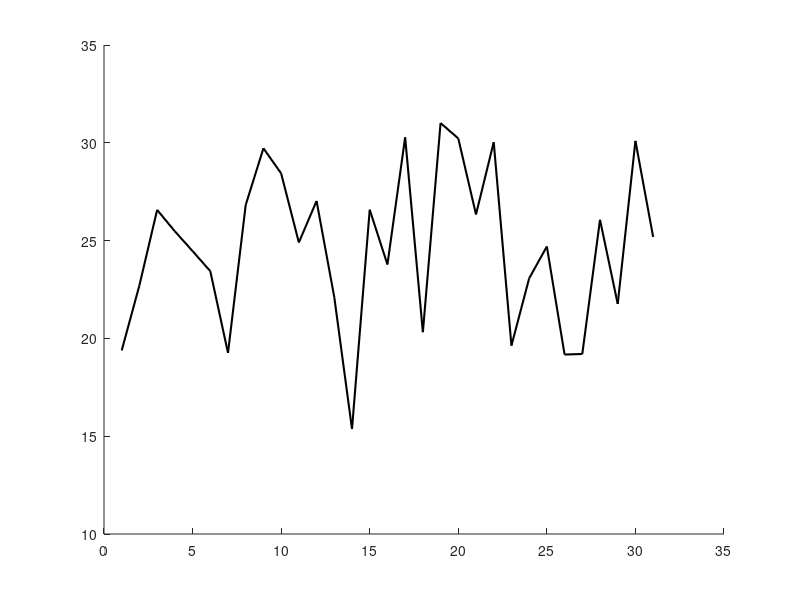

Here is the MATLAB script that generated this plot: (Note: this script raises an error after producing the figure.)
function temperatureAnomalies()
    days = 1:31;
    temps = 24 + 4 * randn(1, 31);
    
    heatwave_threshold = 28.0;
    
    figure; 
    hold on;
    plot(days, temps, 'k-', 'LineWidth', 1.5);
    yline(heatwave_threshold, 'r--', 'Heatwave Threshold');
    title('August Daily Temperatures');
    xlabel('Day of Month');
    ylabel('Temperature (°C)');


    is_hot = temps > heatwave_threshold;
    hot_days = days(is_hot);
    hot_temps = temps(is_hot);
    
    plot(hot_days, hot_temps, 'r*', 'MarkerSize', 10);
    hold off;
    
    if isempty(hot_temps)
        disp('No heatwave days recorded.');
    else
        avg_hot = mean(hot_temps);
        fprintf('Average temperature during heatwave days: %.1f°C\n', avg_hot);
    end
end
